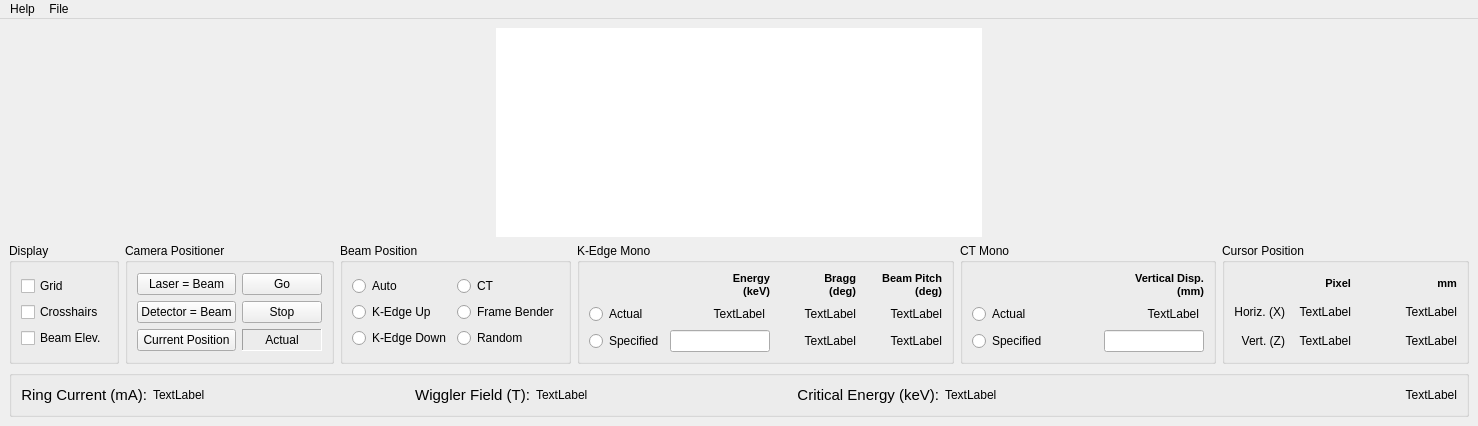
<?xml version="1.0" encoding="UTF-8"?>
<ui version="4.0">
 <class>MainWindow</class>
 <widget class="QMainWindow" name="MainWindow">
  <property name="geometry">
   <rect>
    <x>0</x>
    <y>0</y>
    <width>1478</width>
    <height>426</height>
   </rect>
  </property>
  <property name="windowTitle">
   <string>MainWindow</string>
  </property>
  <widget class="QWidget" name="centralwidget">
   <layout class="QVBoxLayout" name="verticalLayout_2">
    <item>
     <layout class="QVBoxLayout" name="verticalLayout_base">
      <property name="spacing">
       <number>0</number>
      </property>
      <property name="sizeConstraint">
       <enum>QLayout::SetDefaultConstraint</enum>
      </property>
      <item>
       <layout class="QHBoxLayout" name="horizontalLayout_top">
        <property name="spacing">
         <number>0</number>
        </property>
       </layout>
      </item>
      <item>
       <layout class="QHBoxLayout" name="horizontalLayout_middle">
        <property name="spacing">
         <number>0</number>
        </property>
        <item>
         <spacer name="horizontalSpacer">
          <property name="orientation">
           <enum>Qt::Horizontal</enum>
          </property>
          <property name="sizeHint" stdset="0">
           <size>
            <width>40</width>
            <height>20</height>
           </size>
          </property>
         </spacer>
        </item>
        <item>
         <layout class="QVBoxLayout" name="verticalLayout_right">
          <property name="spacing">
           <number>0</number>
          </property>
         </layout>
        </item>
        <item>
         <layout class="QVBoxLayout" name="verticalLayout_middle">
          <property name="spacing">
           <number>0</number>
          </property>
          <item>
           <widget class="QGraphicsView" name="graphicsView">
            <property name="frameShape">
             <enum>QFrame::NoFrame</enum>
            </property>
            <property name="lineWidth">
             <number>0</number>
            </property>
            <property name="verticalScrollBarPolicy">
             <enum>Qt::ScrollBarAlwaysOff</enum>
            </property>
            <property name="horizontalScrollBarPolicy">
             <enum>Qt::ScrollBarAlwaysOff</enum>
            </property>
           </widget>
          </item>
         </layout>
        </item>
        <item>
         <layout class="QVBoxLayout" name="verticalLayout_left">
          <property name="spacing">
           <number>0</number>
          </property>
         </layout>
        </item>
        <item>
         <spacer name="horizontalSpacer_2">
          <property name="orientation">
           <enum>Qt::Horizontal</enum>
          </property>
          <property name="sizeHint" stdset="0">
           <size>
            <width>40</width>
            <height>20</height>
           </size>
          </property>
         </spacer>
        </item>
       </layout>
      </item>
      <item>
       <layout class="QHBoxLayout" name="horizontalLayout_bottom">
        <property name="spacing">
         <number>6</number>
        </property>
        <property name="topMargin">
         <number>6</number>
        </property>
        <item>
         <layout class="QGridLayout" name="gridLayout_6">
          <property name="topMargin">
           <number>0</number>
          </property>
          <property name="bottomMargin">
           <number>0</number>
          </property>
          <item row="0" column="3">
           <widget class="QGroupBox" name="groupBox_kedge_mono">
            <property name="title">
             <string>K-Edge Mono</string>
            </property>
            <layout class="QGridLayout" name="gridLayout_8">
             <item row="0" column="0">
              <layout class="QGridLayout" name="gridLayout_7">
               <item row="2" column="0">
                <widget class="QRadioButton" name="radioButton_ke_energy_specified">
                 <property name="text">
                  <string>Specified</string>
                 </property>
                </widget>
               </item>
               <item row="2" column="2">
                <widget class="QLabel" name="label_ke_bragg_specified">
                 <property name="text">
                  <string>TextLabel</string>
                 </property>
                 <property name="alignment">
                  <set>Qt::AlignRight|Qt::AlignTrailing|Qt::AlignVCenter</set>
                 </property>
                </widget>
               </item>
               <item row="1" column="0">
                <widget class="QRadioButton" name="radioButton_ke_energy_actual">
                 <property name="text">
                  <string>Actual</string>
                 </property>
                </widget>
               </item>
               <item row="1" column="1">
                <widget class="QLabel" name="label_ke_energy_actual">
                 <property name="minimumSize">
                  <size>
                   <width>95</width>
                   <height>0</height>
                  </size>
                 </property>
                 <property name="maximumSize">
                  <size>
                   <width>95</width>
                   <height>16777215</height>
                  </size>
                 </property>
                 <property name="text">
                  <string>TextLabel</string>
                 </property>
                 <property name="alignment">
                  <set>Qt::AlignRight|Qt::AlignTrailing|Qt::AlignVCenter</set>
                 </property>
                </widget>
               </item>
               <item row="2" column="1">
                <widget class="QLineEdit" name="lineEdit_ke_energy_specified">
                 <property name="minimumSize">
                  <size>
                   <width>100</width>
                   <height>0</height>
                  </size>
                 </property>
                 <property name="maximumSize">
                  <size>
                   <width>100</width>
                   <height>16777215</height>
                  </size>
                 </property>
                 <property name="alignment">
                  <set>Qt::AlignRight|Qt::AlignTrailing|Qt::AlignVCenter</set>
                 </property>
                </widget>
               </item>
               <item row="0" column="2">
                <widget class="QLabel" name="label_8">
                 <property name="font">
                  <font>
                   <pointsize>8</pointsize>
                   <weight>75</weight>
                   <bold>true</bold>
                  </font>
                 </property>
                 <property name="text">
                  <string>Bragg&lt;br&gt;(deg)</string>
                 </property>
                 <property name="alignment">
                  <set>Qt::AlignRight|Qt::AlignTrailing|Qt::AlignVCenter</set>
                 </property>
                </widget>
               </item>
               <item row="0" column="1">
                <widget class="QLabel" name="label_9">
                 <property name="font">
                  <font>
                   <pointsize>8</pointsize>
                   <weight>75</weight>
                   <bold>true</bold>
                  </font>
                 </property>
                 <property name="text">
                  <string>Energy&lt;br&gt;(keV)</string>
                 </property>
                 <property name="alignment">
                  <set>Qt::AlignRight|Qt::AlignTrailing|Qt::AlignVCenter</set>
                 </property>
                </widget>
               </item>
               <item row="1" column="2">
                <widget class="QLabel" name="label_ke_bragg_actual">
                 <property name="minimumSize">
                  <size>
                   <width>80</width>
                   <height>0</height>
                  </size>
                 </property>
                 <property name="text">
                  <string>TextLabel</string>
                 </property>
                 <property name="alignment">
                  <set>Qt::AlignRight|Qt::AlignTrailing|Qt::AlignVCenter</set>
                 </property>
                </widget>
               </item>
               <item row="1" column="3">
                <widget class="QLabel" name="label_ke_angle_actual">
                 <property name="minimumSize">
                  <size>
                   <width>80</width>
                   <height>0</height>
                  </size>
                 </property>
                 <property name="text">
                  <string>TextLabel</string>
                 </property>
                 <property name="alignment">
                  <set>Qt::AlignRight|Qt::AlignTrailing|Qt::AlignVCenter</set>
                 </property>
                </widget>
               </item>
               <item row="2" column="3">
                <widget class="QLabel" name="label_ke_angle_specified">
                 <property name="text">
                  <string>TextLabel</string>
                 </property>
                 <property name="alignment">
                  <set>Qt::AlignRight|Qt::AlignTrailing|Qt::AlignVCenter</set>
                 </property>
                </widget>
               </item>
               <item row="0" column="3">
                <widget class="QLabel" name="label_12">
                 <property name="font">
                  <font>
                   <pointsize>8</pointsize>
                   <weight>75</weight>
                   <bold>true</bold>
                  </font>
                 </property>
                 <property name="text">
                  <string>Beam Pitch&lt;br&gt; (deg)</string>
                 </property>
                 <property name="alignment">
                  <set>Qt::AlignRight|Qt::AlignTrailing|Qt::AlignVCenter</set>
                 </property>
                </widget>
               </item>
              </layout>
             </item>
            </layout>
           </widget>
          </item>
          <item row="0" column="4">
           <widget class="QGroupBox" name="groupBox_ct_mono">
            <property name="title">
             <string>CT Mono</string>
            </property>
            <layout class="QGridLayout" name="gridLayout_10">
             <item row="0" column="0">
              <layout class="QGridLayout" name="gridLayout_9">
               <item row="1" column="1">
                <widget class="QLabel" name="label_ct_disp_actual">
                 <property name="minimumSize">
                  <size>
                   <width>95</width>
                   <height>0</height>
                  </size>
                 </property>
                 <property name="maximumSize">
                  <size>
                   <width>95</width>
                   <height>16777215</height>
                  </size>
                 </property>
                 <property name="text">
                  <string>TextLabel</string>
                 </property>
                 <property name="alignment">
                  <set>Qt::AlignRight|Qt::AlignTrailing|Qt::AlignVCenter</set>
                 </property>
                </widget>
               </item>
               <item row="2" column="0">
                <widget class="QRadioButton" name="radioButton_ct_disp_specified">
                 <property name="text">
                  <string>Specified</string>
                 </property>
                </widget>
               </item>
               <item row="0" column="1">
                <widget class="QLabel" name="label">
                 <property name="font">
                  <font>
                   <pointsize>8</pointsize>
                   <weight>75</weight>
                   <bold>true</bold>
                  </font>
                 </property>
                 <property name="text">
                  <string>Vertical Disp.&lt;br&gt; (mm)</string>
                 </property>
                 <property name="alignment">
                  <set>Qt::AlignRight|Qt::AlignTrailing|Qt::AlignVCenter</set>
                 </property>
                </widget>
               </item>
               <item row="2" column="1">
                <widget class="QLineEdit" name="lineEdit_ct_disp_specified">
                 <property name="minimumSize">
                  <size>
                   <width>100</width>
                   <height>0</height>
                  </size>
                 </property>
                 <property name="maximumSize">
                  <size>
                   <width>100</width>
                   <height>16777215</height>
                  </size>
                 </property>
                 <property name="alignment">
                  <set>Qt::AlignRight|Qt::AlignTrailing|Qt::AlignVCenter</set>
                 </property>
                </widget>
               </item>
               <item row="1" column="0">
                <widget class="QRadioButton" name="radioButton_ct_disp_actual">
                 <property name="text">
                  <string>Actual</string>
                 </property>
                </widget>
               </item>
              </layout>
             </item>
            </layout>
           </widget>
          </item>
          <item row="0" column="2">
           <widget class="QGroupBox" name="groupBox_beam">
            <property name="title">
             <string>Beam Position</string>
            </property>
            <layout class="QGridLayout" name="gridLayout_5">
             <item row="0" column="0">
              <layout class="QVBoxLayout" name="verticalLayout_3">
               <item>
                <layout class="QGridLayout" name="gridLayout_4">
                 <item row="0" column="0">
                  <widget class="QRadioButton" name="radioButton_beam_auto">
                   <property name="text">
                    <string>Auto</string>
                   </property>
                  </widget>
                 </item>
                 <item row="1" column="0">
                  <widget class="QRadioButton" name="radioButton_beam_ke_up">
                   <property name="text">
                    <string>K-Edge Up</string>
                   </property>
                  </widget>
                 </item>
                 <item row="2" column="0">
                  <widget class="QRadioButton" name="radioButton_beam_ke_down">
                   <property name="text">
                    <string>K-Edge Down</string>
                   </property>
                  </widget>
                 </item>
                 <item row="1" column="1">
                  <widget class="QRadioButton" name="radioButton_beam_frame_bender">
                   <property name="text">
                    <string>Frame Bender</string>
                   </property>
                  </widget>
                 </item>
                 <item row="0" column="1">
                  <widget class="QRadioButton" name="radioButton_beam_ct">
                   <property name="text">
                    <string>CT</string>
                   </property>
                  </widget>
                 </item>
                 <item row="2" column="1">
                  <widget class="QRadioButton" name="radioButton_beam_random">
                   <property name="text">
                    <string>Random</string>
                   </property>
                  </widget>
                 </item>
                </layout>
               </item>
              </layout>
             </item>
            </layout>
           </widget>
          </item>
          <item row="0" column="0">
           <widget class="QGroupBox" name="groupBox_display">
            <property name="title">
             <string>Display</string>
            </property>
            <layout class="QHBoxLayout" name="horizontalLayout_2">
             <item>
              <layout class="QVBoxLayout" name="verticalLayout">
               <item>
                <layout class="QGridLayout" name="gridLayout_3">
                 <item row="0" column="0">
                  <widget class="QCheckBox" name="checkBox_grid_lines">
                   <property name="text">
                    <string>Grid</string>
                   </property>
                  </widget>
                 </item>
                 <item row="1" column="0">
                  <widget class="QCheckBox" name="checkBox_crosshairs">
                   <property name="text">
                    <string>Crosshairs</string>
                   </property>
                  </widget>
                 </item>
                 <item row="2" column="0">
                  <widget class="QCheckBox" name="checkBox_beam_height">
                   <property name="text">
                    <string>Beam Elev.</string>
                   </property>
                  </widget>
                 </item>
                </layout>
               </item>
              </layout>
             </item>
            </layout>
           </widget>
          </item>
          <item row="0" column="5">
           <widget class="QGroupBox" name="groupBox_cursor">
            <property name="title">
             <string>Cursor Position</string>
            </property>
            <layout class="QGridLayout" name="gridLayout_2">
             <item row="0" column="0">
              <layout class="QGridLayout" name="gridLayout">
               <item row="2" column="0">
                <widget class="QLabel" name="label_5">
                 <property name="text">
                  <string>Vert. (Z)</string>
                 </property>
                 <property name="alignment">
                  <set>Qt::AlignRight|Qt::AlignTrailing|Qt::AlignVCenter</set>
                 </property>
                </widget>
               </item>
               <item row="1" column="0">
                <widget class="QLabel" name="label_2">
                 <property name="text">
                  <string>Horiz. (X)</string>
                 </property>
                 <property name="alignment">
                  <set>Qt::AlignRight|Qt::AlignTrailing|Qt::AlignVCenter</set>
                 </property>
                </widget>
               </item>
               <item row="0" column="1">
                <widget class="QLabel" name="label_3">
                 <property name="font">
                  <font>
                   <pointsize>8</pointsize>
                   <weight>75</weight>
                   <bold>true</bold>
                  </font>
                 </property>
                 <property name="text">
                  <string>Pixel</string>
                 </property>
                 <property name="alignment">
                  <set>Qt::AlignRight|Qt::AlignTrailing|Qt::AlignVCenter</set>
                 </property>
                </widget>
               </item>
               <item row="1" column="1">
                <widget class="QLabel" name="label_x_pixel">
                 <property name="minimumSize">
                  <size>
                   <width>60</width>
                   <height>0</height>
                  </size>
                 </property>
                 <property name="maximumSize">
                  <size>
                   <width>60</width>
                   <height>16777215</height>
                  </size>
                 </property>
                 <property name="frameShape">
                  <enum>QFrame::NoFrame</enum>
                 </property>
                 <property name="text">
                  <string>TextLabel</string>
                 </property>
                 <property name="alignment">
                  <set>Qt::AlignRight|Qt::AlignTrailing|Qt::AlignVCenter</set>
                 </property>
                </widget>
               </item>
               <item row="2" column="1">
                <widget class="QLabel" name="label_z_pixel">
                 <property name="minimumSize">
                  <size>
                   <width>60</width>
                   <height>0</height>
                  </size>
                 </property>
                 <property name="maximumSize">
                  <size>
                   <width>60</width>
                   <height>16777215</height>
                  </size>
                 </property>
                 <property name="text">
                  <string>TextLabel</string>
                 </property>
                 <property name="alignment">
                  <set>Qt::AlignRight|Qt::AlignTrailing|Qt::AlignVCenter</set>
                 </property>
                </widget>
               </item>
               <item row="0" column="2">
                <widget class="QLabel" name="label_7">
                 <property name="font">
                  <font>
                   <pointsize>8</pointsize>
                   <weight>75</weight>
                   <bold>true</bold>
                  </font>
                 </property>
                 <property name="text">
                  <string>mm</string>
                 </property>
                 <property name="alignment">
                  <set>Qt::AlignRight|Qt::AlignTrailing|Qt::AlignVCenter</set>
                 </property>
                </widget>
               </item>
               <item row="1" column="2">
                <widget class="QLabel" name="label_x_mm">
                 <property name="minimumSize">
                  <size>
                   <width>100</width>
                   <height>0</height>
                  </size>
                 </property>
                 <property name="maximumSize">
                  <size>
                   <width>100</width>
                   <height>16777215</height>
                  </size>
                 </property>
                 <property name="text">
                  <string>TextLabel</string>
                 </property>
                 <property name="alignment">
                  <set>Qt::AlignRight|Qt::AlignTrailing|Qt::AlignVCenter</set>
                 </property>
                </widget>
               </item>
               <item row="2" column="2">
                <widget class="QLabel" name="label_z_mm">
                 <property name="minimumSize">
                  <size>
                   <width>100</width>
                   <height>0</height>
                  </size>
                 </property>
                 <property name="maximumSize">
                  <size>
                   <width>100</width>
                   <height>16777215</height>
                  </size>
                 </property>
                 <property name="text">
                  <string>TextLabel</string>
                 </property>
                 <property name="alignment">
                  <set>Qt::AlignRight|Qt::AlignTrailing|Qt::AlignVCenter</set>
                 </property>
                </widget>
               </item>
              </layout>
             </item>
            </layout>
           </widget>
          </item>
          <item row="0" column="1">
           <widget class="QGroupBox" name="groupBox_camera_positioner">
            <property name="title">
             <string>Camera Positioner</string>
            </property>
            <layout class="QGridLayout" name="gridLayout_12">
             <item row="0" column="0">
              <layout class="QGridLayout" name="gridLayout_11">
               <item row="0" column="0">
                <widget class="QPushButton" name="pushButton_cp_align_laser">
                 <property name="text">
                  <string>Laser = Beam</string>
                 </property>
                </widget>
               </item>
               <item row="0" column="1">
                <widget class="QPushButton" name="pushButton_cp_go">
                 <property name="text">
                  <string>Go</string>
                 </property>
                </widget>
               </item>
               <item row="2" column="0">
                <widget class="QPushButton" name="pushButton_cp_actual">
                 <property name="text">
                  <string>Current Position</string>
                 </property>
                </widget>
               </item>
               <item row="1" column="0">
                <widget class="QPushButton" name="pushButton_cp_align_detector">
                 <property name="text">
                  <string>Detector = Beam</string>
                 </property>
                </widget>
               </item>
               <item row="2" column="1">
                <widget class="QLabel" name="label_cp_actual_rendered">
                 <property name="frameShape">
                  <enum>QFrame::Panel</enum>
                 </property>
                 <property name="frameShadow">
                  <enum>QFrame::Sunken</enum>
                 </property>
                 <property name="text">
                  <string>Actual</string>
                 </property>
                 <property name="alignment">
                  <set>Qt::AlignCenter</set>
                 </property>
                </widget>
               </item>
               <item row="1" column="1">
                <widget class="QPushButton" name="pushButton_cp_stop">
                 <property name="text">
                  <string>Stop</string>
                 </property>
                </widget>
               </item>
              </layout>
             </item>
            </layout>
           </widget>
          </item>
         </layout>
        </item>
       </layout>
      </item>
      <item>
       <layout class="QHBoxLayout" name="horizontalLayout">
        <property name="topMargin">
         <number>6</number>
        </property>
        <item>
         <widget class="QGroupBox" name="groupBox_params">
          <property name="title">
           <string/>
          </property>
          <layout class="QGridLayout" name="gridLayout_15">
           <item row="0" column="0">
            <layout class="QGridLayout" name="gridLayout_14">
             <item row="0" column="0">
              <widget class="QLabel" name="label_11">
               <property name="font">
                <font>
                 <pointsize>11</pointsize>
                </font>
               </property>
               <property name="text">
                <string>Ring Current (mA):</string>
               </property>
               <property name="alignment">
                <set>Qt::AlignRight|Qt::AlignTrailing|Qt::AlignVCenter</set>
               </property>
              </widget>
             </item>
             <item row="0" column="5">
              <spacer name="horizontalSpacer_4">
               <property name="orientation">
                <enum>Qt::Horizontal</enum>
               </property>
               <property name="sizeHint" stdset="0">
                <size>
                 <width>40</width>
                 <height>20</height>
                </size>
               </property>
              </spacer>
             </item>
             <item row="0" column="9">
              <widget class="QLabel" name="label_system_time">
               <property name="minimumSize">
                <size>
                 <width>250</width>
                 <height>0</height>
                </size>
               </property>
               <property name="maximumSize">
                <size>
                 <width>250</width>
                 <height>16777215</height>
                </size>
               </property>
               <property name="text">
                <string>TextLabel</string>
               </property>
               <property name="alignment">
                <set>Qt::AlignRight|Qt::AlignTrailing|Qt::AlignVCenter</set>
               </property>
              </widget>
             </item>
             <item row="0" column="4">
              <widget class="QLabel" name="label_wiggler_field">
               <property name="minimumSize">
                <size>
                 <width>120</width>
                 <height>0</height>
                </size>
               </property>
               <property name="maximumSize">
                <size>
                 <width>120</width>
                 <height>16777215</height>
                </size>
               </property>
               <property name="text">
                <string>TextLabel</string>
               </property>
              </widget>
             </item>
             <item row="0" column="3">
              <widget class="QLabel" name="label_15">
               <property name="font">
                <font>
                 <pointsize>11</pointsize>
                </font>
               </property>
               <property name="text">
                <string>Wiggler Field (T):</string>
               </property>
               <property name="alignment">
                <set>Qt::AlignRight|Qt::AlignTrailing|Qt::AlignVCenter</set>
               </property>
              </widget>
             </item>
             <item row="0" column="1">
              <widget class="QLabel" name="label_ring_current">
               <property name="minimumSize">
                <size>
                 <width>120</width>
                 <height>0</height>
                </size>
               </property>
               <property name="maximumSize">
                <size>
                 <width>120</width>
                 <height>16777215</height>
                </size>
               </property>
               <property name="text">
                <string>TextLabel</string>
               </property>
              </widget>
             </item>
             <item row="0" column="7">
              <widget class="QLabel" name="label_critical_energy">
               <property name="minimumSize">
                <size>
                 <width>120</width>
                 <height>0</height>
                </size>
               </property>
               <property name="maximumSize">
                <size>
                 <width>120</width>
                 <height>16777215</height>
                </size>
               </property>
               <property name="text">
                <string>TextLabel</string>
               </property>
              </widget>
             </item>
             <item row="0" column="6">
              <widget class="QLabel" name="label_13">
               <property name="font">
                <font>
                 <pointsize>11</pointsize>
                </font>
               </property>
               <property name="text">
                <string>Critical Energy (keV):</string>
               </property>
               <property name="alignment">
                <set>Qt::AlignRight|Qt::AlignTrailing|Qt::AlignVCenter</set>
               </property>
              </widget>
             </item>
             <item row="0" column="2">
              <spacer name="horizontalSpacer_3">
               <property name="orientation">
                <enum>Qt::Horizontal</enum>
               </property>
               <property name="sizeHint" stdset="0">
                <size>
                 <width>40</width>
                 <height>20</height>
                </size>
               </property>
              </spacer>
             </item>
             <item row="0" column="8">
              <spacer name="horizontalSpacer_5">
               <property name="orientation">
                <enum>Qt::Horizontal</enum>
               </property>
               <property name="sizeHint" stdset="0">
                <size>
                 <width>40</width>
                 <height>20</height>
                </size>
               </property>
              </spacer>
             </item>
            </layout>
           </item>
          </layout>
         </widget>
        </item>
       </layout>
      </item>
     </layout>
    </item>
   </layout>
  </widget>
  <widget class="QMenuBar" name="menubar">
   <property name="geometry">
    <rect>
     <x>0</x>
     <y>0</y>
     <width>1478</width>
     <height>20</height>
    </rect>
   </property>
   <widget class="QMenu" name="menuHelp">
    <property name="title">
     <string>Help</string>
    </property>
    <widget class="QMenu" name="menuDebugging">
     <property name="title">
      <string>Debugging</string>
     </property>
     <addaction name="action_pv_list"/>
     <addaction name="action_var_list"/>
     <addaction name="action_toggle_viewport"/>
     <addaction name="action_toggle_label_frames"/>
     <addaction name="action_toggle_click_regions"/>
     <addaction name="action_random_lines_draw"/>
     <addaction name="action_random_lines_erase"/>
     <addaction name="action_beam_render_test"/>
     <addaction name="action_beam_erase"/>
     <addaction name="action_monitor_callbacks"/>
    </widget>
    <addaction name="action_about"/>
    <addaction name="menuDebugging"/>
   </widget>
   <widget class="QMenu" name="menuSetup">
    <property name="title">
     <string>File</string>
    </property>
    <addaction name="action_config"/>
   </widget>
   <addaction name="menuHelp"/>
   <addaction name="menuSetup"/>
  </widget>
  <action name="action_about">
   <property name="text">
    <string>About</string>
   </property>
  </action>
  <action name="action_pv_list">
   <property name="text">
    <string>PV List</string>
   </property>
  </action>
  <action name="action_var_list">
   <property name="text">
    <string>VAR List</string>
   </property>
  </action>
  <action name="action_toggle_viewport">
   <property name="text">
    <string>Toggle View Port Frame</string>
   </property>
  </action>
  <action name="action_toggle_label_frames">
   <property name="text">
    <string>Toggle Label Frames</string>
   </property>
  </action>
  <action name="action_toggle_click_regions">
   <property name="text">
    <string>Toggle Click Regions</string>
   </property>
  </action>
  <action name="action_random_lines_draw">
   <property name="text">
    <string>Draw Random Lines</string>
   </property>
  </action>
  <action name="action_random_lines_erase">
   <property name="text">
    <string>Erase Random Lines</string>
   </property>
  </action>
  <action name="action_beam_render_test">
   <property name="text">
    <string>Beam Render Test</string>
   </property>
  </action>
  <action name="action_beam_erase">
   <property name="text">
    <string>Erase Beam</string>
   </property>
  </action>
  <action name="action_monitor_callbacks">
   <property name="text">
    <string>Monitor Callbacks</string>
   </property>
  </action>
  <action name="action_config">
   <property name="text">
    <string>Configuration</string>
   </property>
  </action>
 </widget>
 <resources/>
 <connections/>
</ui>
